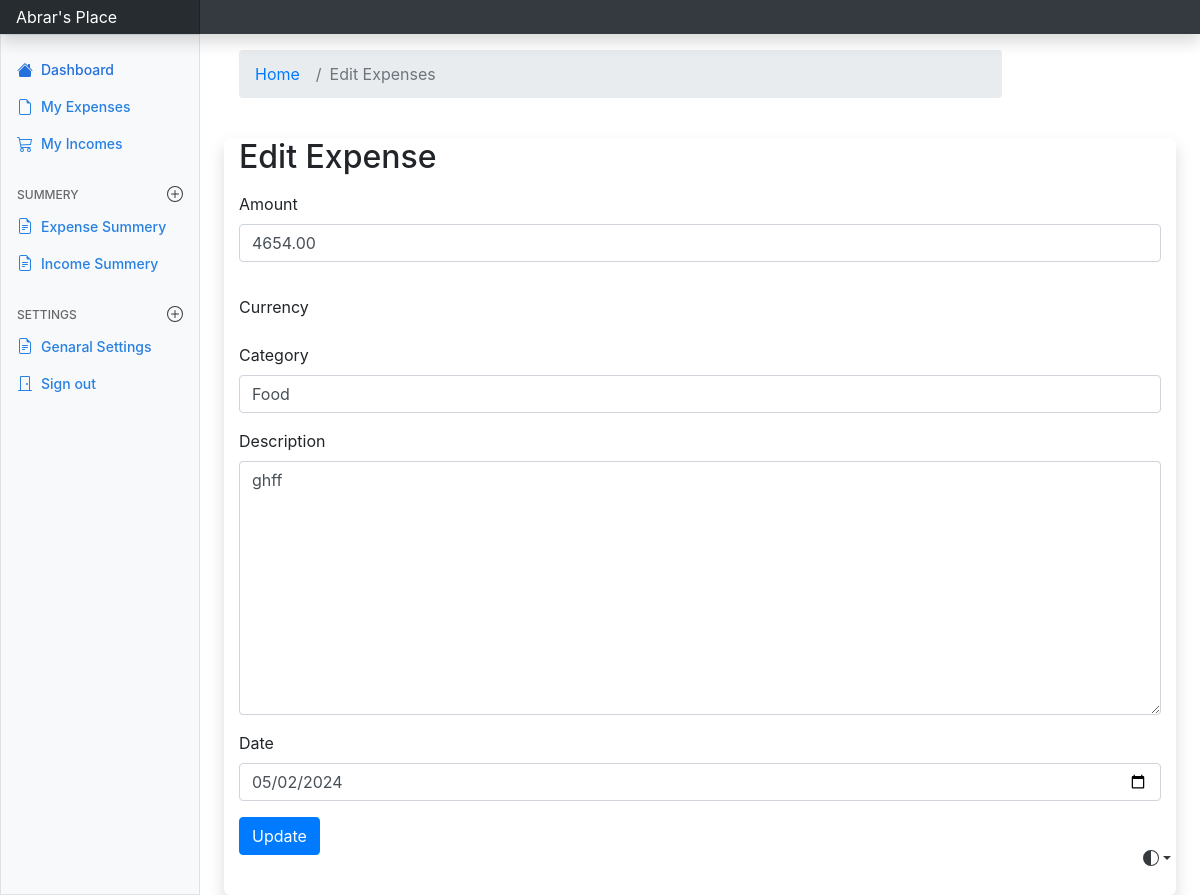
Before: /edit_expense/8 with the older database file.
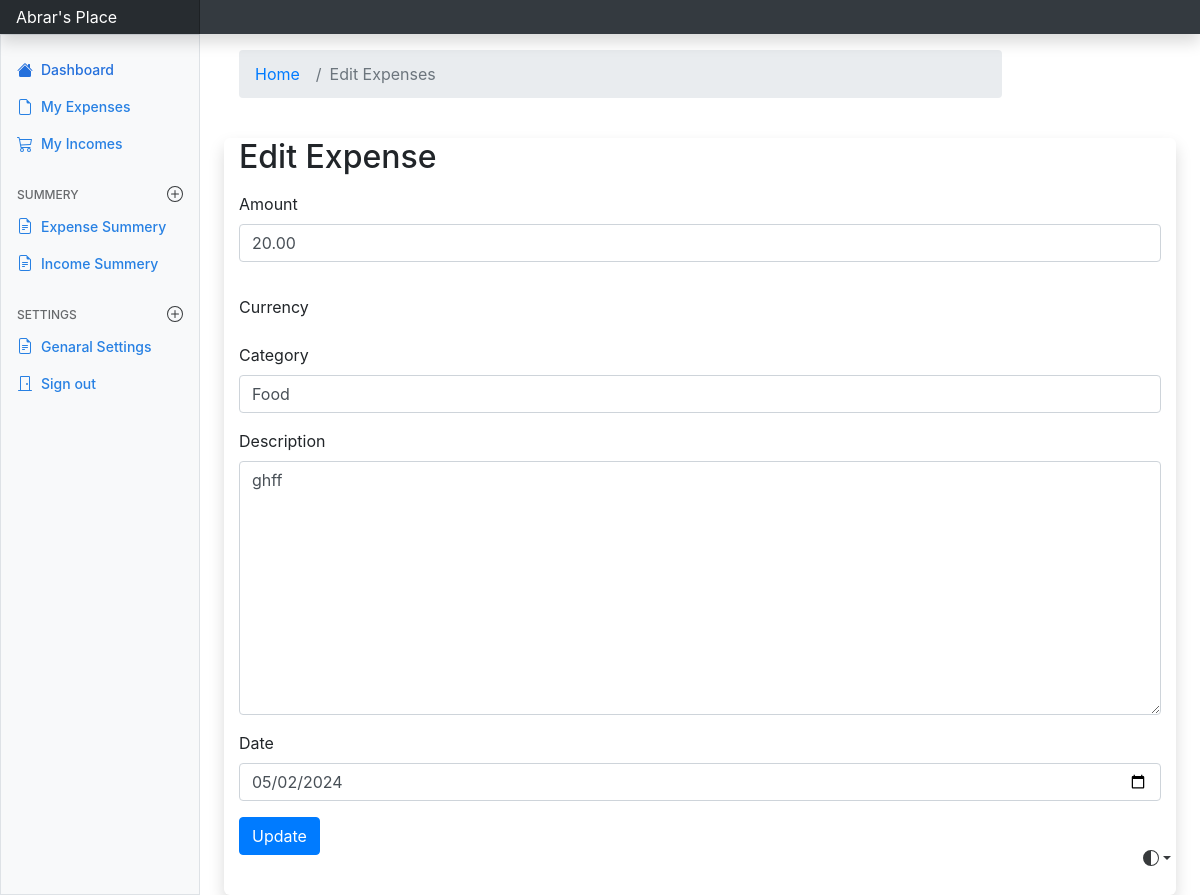
After: the same page with the newer database file.
### expenses/models.py (models this page shows, shortened)
class Add_expense(models.Model):
    category_type = {
        "Rent": "Rent",
        "Food": "Food",
        "Transport": "Transport",
        "Entertainment": "Entertainment",
        "Health": "Health",
        "Other": "Other",
    }
    user = models.ForeignKey(settings.AUTH_USER_MODEL, on_delete=models.CASCADE, default=1)
    amount = models.DecimalField(max_digits=10, decimal_places=2)
    description = models.TextField()
    category = models.CharField(choices=list(category_type.items()), max_length=20)
    date = models.DateField()

### expenses/views.py (the view)
# urls.py: path('edit_expense/<int:id>', views.edit_expense, name='edit'),
def edit_expense(request, id):
    data = Add_expense.objects.get(pk=id)
    form = ExpenseForm(instance=data)
    if request.method == 'POST':
        form = ExpenseForm(request.POST, instance=data)
        if form.is_valid():
            form.save()
            message.success(request, 'Expense updated successfully')
            return redirect('index')
    return render(request, 'expenses/edit_expense.html', {'form': form})

### expenses/forms.py
class ExpenseForm(ModelForm):
    class Meta:
        model = Add_expense
        fields = '__all__'
        widgets = {
            'user': forms.HiddenInput(), # This is a hidden input field, it is hidden from the user
            'date': forms.DateInput(attrs={'type': 'date', 'class': 'form-control'}),
            'amount': forms.NumberInput(attrs={'placeholder': 'Amount', 'class': 'form-control'}),
            'description': forms.Textarea(attrs={'placeholder': 'Description', 'class': 'form-control'}),
            'category': forms.Select(attrs={'class': 'form-control'}),
        }

### templates/expenses/edit_expense.html (shortened to what this page needs)
{% extends "base.html" %}
{% block content %}
<link rel="stylesheet" href="https://cdn.jsdelivr.net/npm/bootstrap@4.0.0/dist/css/bootstrap.min.css">
<div class ="container mt-3">
    <div class="row">
        <div class="col-md-10">
            <nav aria-label="breadcrumb">
                <ol class="breadcrumb">
                <li class="breadcrumb-item"><a href="{% url 'index' %}">Home</a></li>
                <li class="breadcrumb-item active" aria-current="page">Edit Expenses</li>
                </ol>
            </nav>
        </div>
    </div>
</div>
<div class="container rounded-2 shadow" style="margin-top: 20px;">
    <h2 class="mt-4" >Edit Expense</h2>
    <form class="mt-3" method="POST">
        <div class="form-row">
        <div class="form-group col-12">
            <label for="inputEmail4">Amount</label>
            {{ form.amount }}
        </div>
        <div class="form-group col-12">
        </div>
        </div>
        <div class="form-row">
        <div class="form-group col-md-12">
            <label for="inputState">Currency</label>
        </div>
        </div>
        <div class="form-row">
        <div class="form-group col-md-12">
            <label for="inputCity">Category</label>
            {{form.category}}
        </div>
        <div class="form-group col-md-12">
            <label for="inputState">Description</label>
            {{form.description}}
        </div>
        </div>
        <div class="form-group">
            <label for="inputAddress">Date</label>
            {{form.date}}
        </div>
        <div class="mt-3">
            <button type="submit" class="btn btn-primary">Update</button>
        </div>
    </form>
    <div class="mt-3"><br></div>
</div>
{% endblock %}

Changed rows visible on the page:
changed Add_expense "Food": amount "4654.00" → "20.00"
